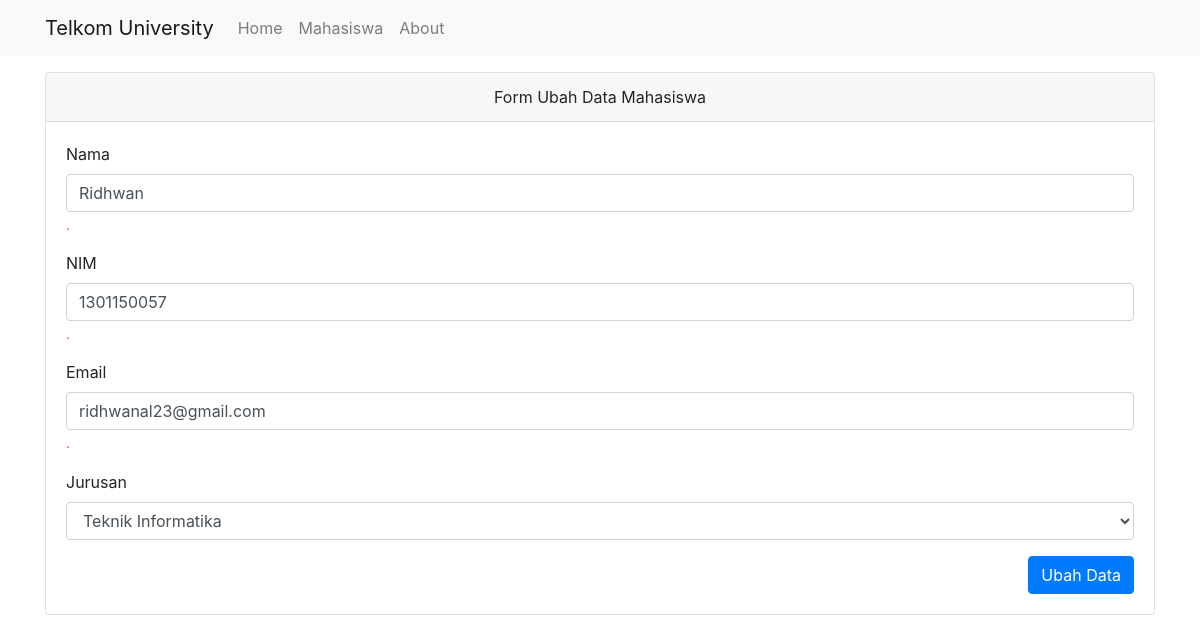
The page /mahasiswa/ubah/1 on the database its author committed.
### tables this page shows
CREATE TABLE `mahasiswa` (
  `id` int(11) NOT NULL,
  `nama` varchar(100) NOT NULL,
  `nim` varchar(100) NOT NULL,
  `email` varchar(100) NOT NULL,
  `jurusan` varchar(100) NOT NULL,
  `video` varchar(150) NOT NULL
);

### application/controllers/Mahasiswa.php (called while the page is built, shortened)
<?php
class Mahasiswa extends CI_Controller
{
	public function __construct()
	{
		$this->load->model('Mahasiswa_model');
		$this->load->library('form_validation');
	}
	public function ubah($id)
	{
		$data['judul'] = 'Form Ubah Data Mahasiswa';
		$data['mahasiswa'] = $this->Mahasiswa_model->getMahasiswaById($id);
		$data['jurusan'] = ['Teknik Informatika', 'Teknik Industri', 'Teknik Elektro', 'DKV', 'MBTI'];
		$this->form_validation->set_rules('nama', 'nama', 'required');
		$this->form_validation->set_rules('nim', 'NIM', 'required|numeric');
		$this->form_validation->set_rules('email', 'email', 'required|valid_email');
		if ($this->form_validation->run() == false) {
			$this->load->view('templates/header', $data);
			$this->load->view('mahasiswa/ubah', $data);
			$this->load->view('templates/footer');
		}
		else {
			$this->Mahasiswa_model->ubahDataMahasiswa();
			$this->session->set_flashdata('flash', 'Diubah');
			redirect('Mahasiswa');
		}
	}
}

### index.php (called while the page is built, shortened)
<?php
require_once BASEPATH.'core/CodeIgniter.php';

### application/models/Mahasiswa_model.php (called while the page is built, shortened)
<?php
class Mahasiswa_model extends CI_model
{
	public function getMahasiswaById($id)
	{
		return $this->db->get_where('mahasiswa', ['id' => $id])->row_array();
	}
}

### application/views/mahasiswa/ubah.php (the view, shortened to what this page needs)
<div class="container">
    <div class="row mt-3">
        <div class="col md-6">
            <div class="card">
                <div class="card-header text-center">
                    Form Ubah Data Mahasiswa
                </div>
                <div class="card-body">
                    <form action="" method="post">
                        <div class="form-group">
                            <label for="nama">Nama</label>
                            <input type="text" class="form-control" id="nama" name="nama" value="<?= $mahasiswa['nama']; ?>">
                            <small class="form-text text-danger"><?= form_error('nama') ?>.</small>
                        </div>
                        <div class="form-group">
                            <label for="nim">NIM</label>
                            <input type="text" class="form-control" id="nim" name="nim" value="<?= $mahasiswa['nim']; ?>">
                            <small class="form-text text-danger"><?= form_error('nim') ?>.</small>
                        </div>
                        <div class="form-group">
                            <label for="text">Email</label>
                            <input type="text" class="form-control" id="email" name="email" value="<?= $mahasiswa['email']; ?>">
                            <small class="form-text text-danger"><?= form_error('email') ?>.</small>
                        </div>
                        <div class="form-group">
                            <label for="jurusan">Jurusan</label>
                            <select class="form-control" id="jurusan" name="jurusan">
                                <?php foreach ($jurusan as $j) : ?>
                                <?php if ($j == $mahasiswa['jurusan']) : ?>
                                <option value="<?= $j; ?>" selected><?= $j; ?></option>
                                <?php else : ?>
                                <option value="<?= $j; ?>"><?= $j; ?></option>
                                <?php endif; ?>
                                <?php endforeach; ?>
                            </select>
                        </div>
                        <button type="submit" name="tambah" class="btn btn-primary float-right">Ubah Data</button>
                    </form>
                </div>
            </div>
        </div>
    </div>
</div>

### rows shown on the page
mahasiswa: nama "Ridhwan", nim "1301150057", email "ridhwanal23@gmail.com", jurusan "Teknik Informatika"
